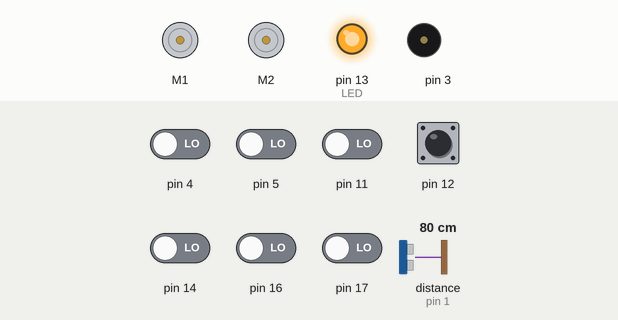
Bench run of a sketch on a simulated Arduino Uno, built with avr-gcc and run on an emulated ATmega328P. On the bench: 2 × DC motor (green arrow = forward, orange = backward, longer = faster), output pins drawn as LEDs (lit = HIGH), buzzer (waves = sounding). The test bench sets the inputs (shaded band); at power-on: pin 12 HIGH, pin 4, pin 5, pin 11, pin 14, pin 16, pin 17 LOW, distance to the obstacle (sensor on pin 1) 80 cm. The echo pulse lasts 58.3 µs per cm; random numbers use the default seed unless the sketch sets one; pins used as bus, display or sensor lines are not drawn.

Above: at 0.8 s.
0.9 s: pin 12 pulled LOW for 0.15 s
At 1.8 s:
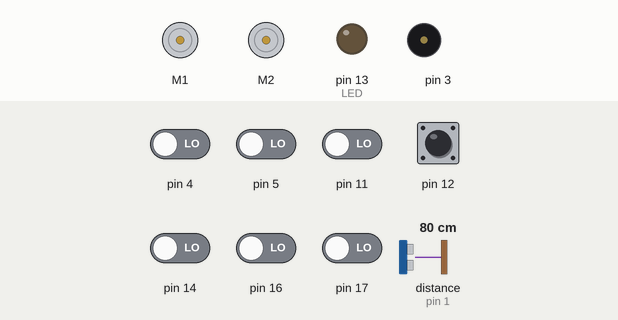
4.0 s: pin 4 driven HIGH
At 6.9 s:
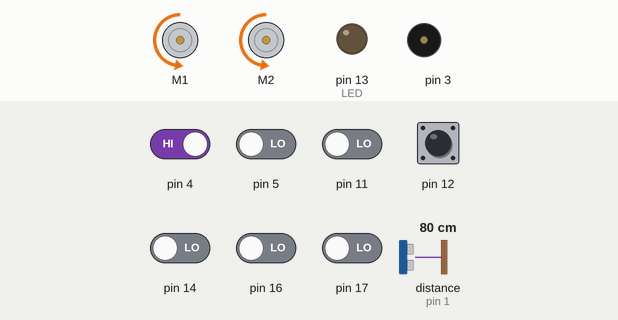
7.0 s: pin 5 driven HIGH
8.7 s: pin 12 pulled LOW for 1 s
At 9.4 s:
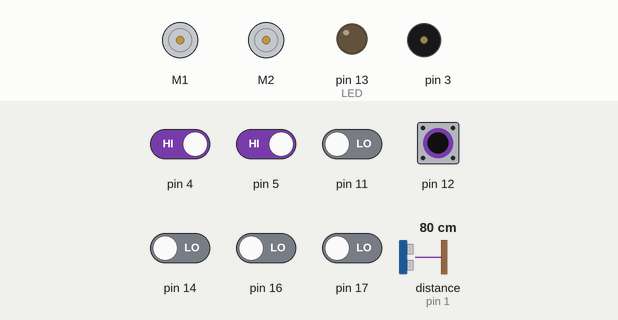
11.2 s: pin 12 pulled LOW for 0.15 s
At 12.45 s:
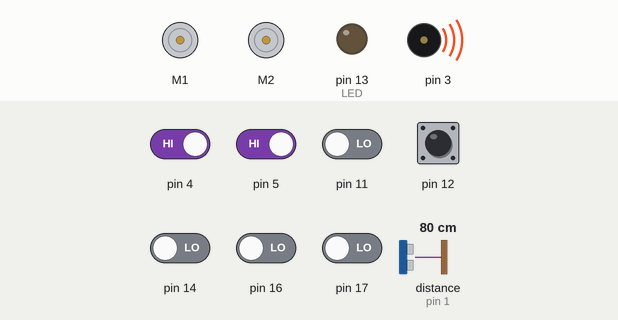
14.3 s: pin 4 driven LOW
Timing chart, 0 to 18.3 s (numbered marks = the images above; inputs shaded):
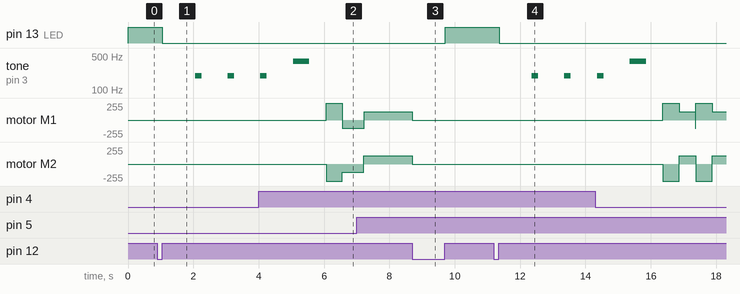

The sketch:

zumoBotCompetition.ino
```cpp
#include <Wire.h>
#include <ZumoShield.h>


#define LED 13


#define QTR_THRESHOLD  1500 // microseconds


#define REVERSE_SPEED     400 // 0 is stopped, 400 is full speed
#define TURN_SPEED        200
#define FORWARD_SPEED     200
#define REVERSE_DURATION  500 // ms
#define TURN_DURATION     400 // ms


ZumoBuzzer buzzer;
ZumoMotors motors;
Pushbutton button(ZUMO_BUTTON); // pushbutton on pin 12


#define NUM_SENSORS 6
unsigned int sensor_values[NUM_SENSORS];


ZumoReflectanceSensorArray sensors(QTR_NO_EMITTER_PIN);


//Ultrasonic sensor
const int trigPin = 0;
const int echoPin = 1;
const int chargeDistance = 15; //in cm
int duration;
int distance;


void waitForButtonAndCountDown()
{
  digitalWrite(LED, HIGH);
  button.waitForButton();
  digitalWrite(LED, LOW);


  // play audible countdown
  for (int i = 0; i < 3; i++)
  {
    delay(1000);
    buzzer.playNote(NOTE_G(3), 200, 15);
  }
  delay(1000);
  buzzer.playNote(NOTE_G(4), 500, 15);
  delay(1000);
}


void setup()
{
  Serial.begin(9600);


  pinMode(LED, HIGH);
  pinMode(trigPin, OUTPUT);
  pinMode(echoPin, INPUT);


  waitForButtonAndCountDown();
}


void loop()
{
  if (button.isPressed())
  {
    motors.setSpeeds(0, 0);
    button.waitForRelease();
    waitForButtonAndCountDown();
  }


//Ultrasonic sensor
  digitalWrite(trigPin, LOW);
  delayMicroseconds(2);
  digitalWrite(trigPin, HIGH);
  delayMicroseconds(10);
  digitalWrite(trigPin, LOW);
  duration = pulseIn(echoPin, HIGH);
  // Calculate distance in cm
  distance = duration * 0.034 / 2;

  // motors.setSpeeds(TURN_SPEED, TURN_SPEED); //Parameters: left wheels, rifght wheels

  sensors.read(sensor_values);

  if (distance <= 30 && distance >0){
      motors.setSpeeds(-FORWARD_SPEED, FORWARD_SPEED);
  }
  else if (sensor_values[0] < QTR_THRESHOLD)
  {
    // if leftmost sensor detects line, reverse and turn to the right
    motors.setSpeeds(REVERSE_SPEED, -REVERSE_SPEED);
    delay(REVERSE_DURATION);
    motors.setSpeeds(TURN_SPEED, TURN_SPEED);
    delay(TURN_DURATION+ random(100, 251));
    motors.setSpeeds(-FORWARD_SPEED, FORWARD_SPEED);
  }
  else if (sensor_values[5] < QTR_THRESHOLD)
  {
      // if rightmost sensor detects line, reverse and turn to the left
      motors.setSpeeds(REVERSE_SPEED, -REVERSE_SPEED);
      delay(REVERSE_DURATION);
      motors.setSpeeds(-TURN_SPEED, -TURN_SPEED);
      delay(TURN_DURATION + random(200, 450));
      motors.setSpeeds(-FORWARD_SPEED, FORWARD_SPEED);
    }
    else
    {
      // otherwise, go straight
      // motors.setSpeeds(-FORWARD_SPEED, FORWARD_SPEED);
        motors.setSpeeds(TURN_SPEED, TURN_SPEED); //Parameters: left wheels, rifght wheels


    }
  }


  // motors.setSpeeds(FORWARD_SPEED, -FORWARD_SPEED);   backwards
 // motors.setSpeeds(-FORWARD_SPEED, FORWARD_SPEED);   forward
```

Measured:
- after the input at 0.9 s, pin 13 (LED): HIGH → LOW after 0.15 s; tone on pin 3: alternates 195 Hz for 0.20 s and silent for 0.80 s, starting after 1.2 s
- after the input at 8.7 s, pin 13 (LED): LOW → HIGH after 1.0 s; motor M1, motor M2: forward 127/255 → stopped at once
- after the input at 11.2 s, pin 13 (LED): HIGH → LOW after 0.15 s; tone on pin 3: alternates 195 Hz for 0.20 s and silent for 0.80 s, starting after 1.2 s
